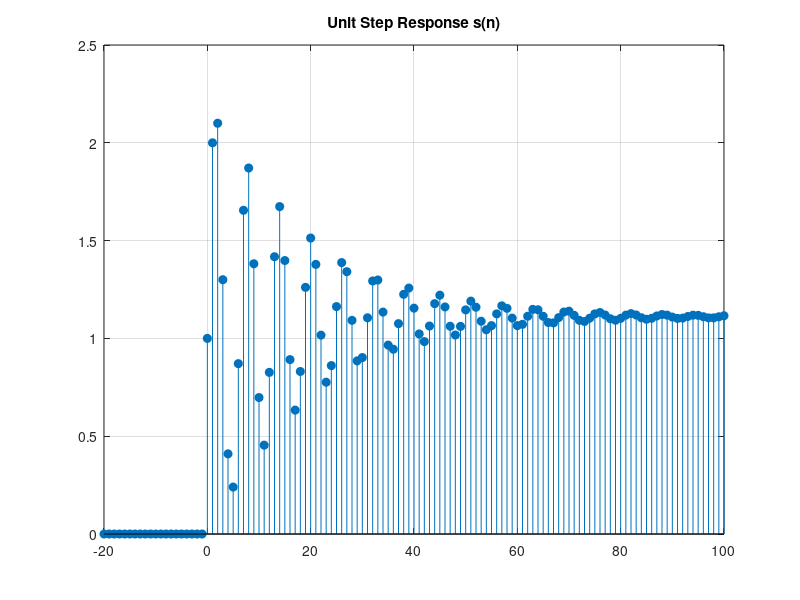

Reproduce this figure in MATLAB.
%Part a) 
n = -20:100;
x = zeros(1,length(n)); 
y = zeros(1,length(n));
for k = 1:length(n) 
if n(k)==0
x(k)=1;
end
end
for k = 3:length(n)
y(k) = x(k) + y(k-1) - 0.9*y(k-2);
end
stem(n,y,'filled'); grid on; 
title('Impulse Response h(n)');
%% 
%Part b) 
x = zeros(1,length(n)); 
y = zeros(1,length(n));
for k = 1:length(n) 
if n(k)>=0
x(k)=1;
end
end
for k = 3:length(n)
y(k) = x(k) + y(k-1) - 0.9*y(k-2);
end
stem(n,y,'filled'); grid on; 
title('Unit Step Response s(n)');
